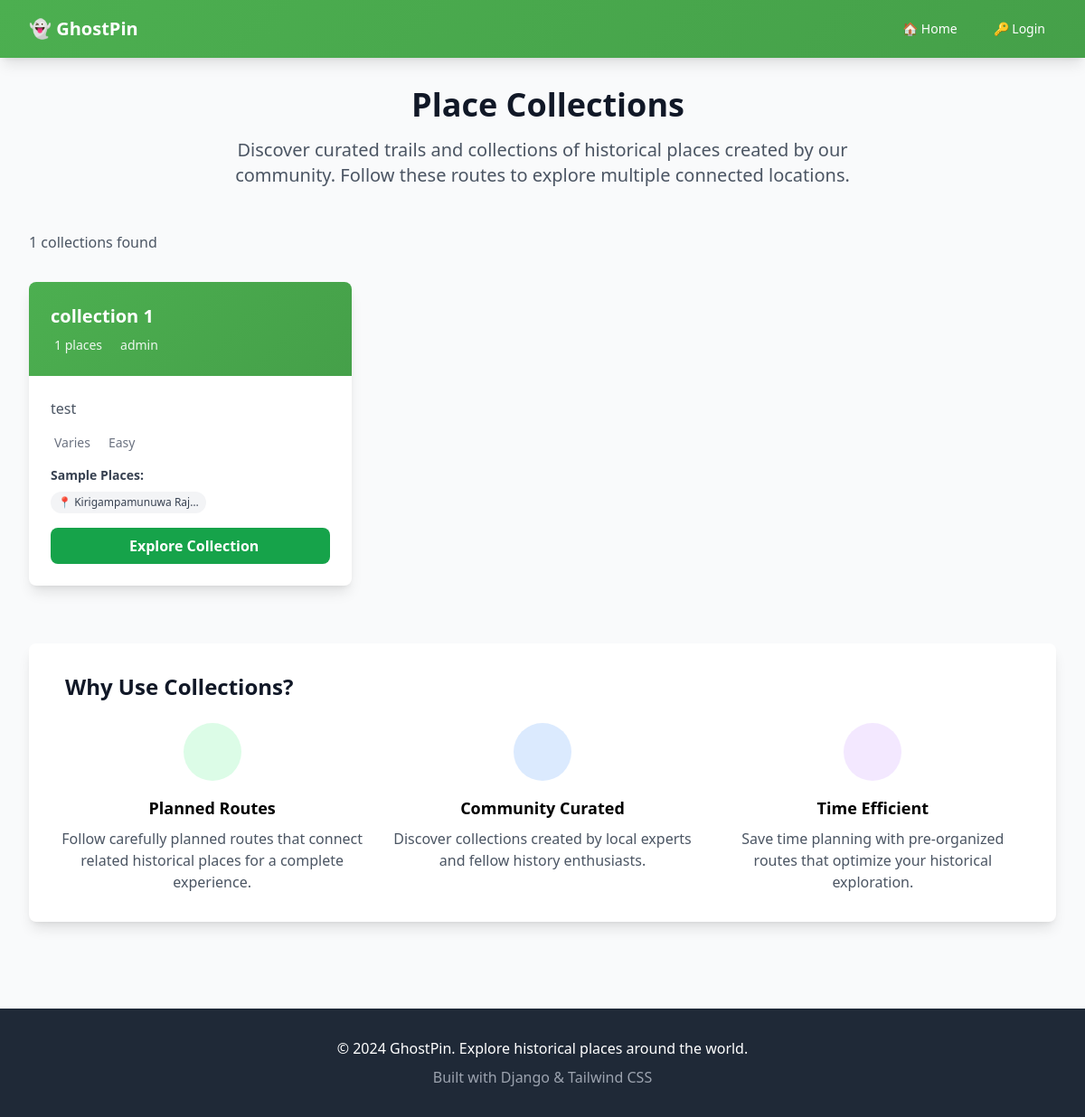
Page /collections/ on the committed database.
### places/models.py (models this page shows, shortened)
class PlaceCollection(models.Model):
    DIFFICULTY_CHOICES = [
        ('easy', 'Easy'),
        ('moderate', 'Moderate'),
        ('challenging', 'Challenging'),
    ]
    name = models.CharField(max_length=200)
    description = models.TextField()
    created_by = models.ForeignKey(User, on_delete=models.CASCADE)
    places = models.ManyToManyField(Place, through='CollectionPlace')
    is_public = models.BooleanField(default=True)
    estimated_duration = models.DurationField(null=True, blank=True)
    difficulty = models.CharField(max_length=20, choices=DIFFICULTY_CHOICES, default='easy')
    created_at = models.DateTimeField(auto_now_add=True)
    class Meta:
        ordering = ['-created_at']

class Place(models.Model):
    STATUS_CHOICES = [
        ('pending', 'Pending'),
        ('approved', 'Approved'),
        ('rejected', 'Rejected'),
    ]
    CATEGORY_CHOICES = [
        ('historical', 'Historical'),
        ('natural', 'Natural'),
        ('urban', 'Urban'),
        ('mysterious', 'Mysterious'),
        ('other', 'Other'),
    ]
    DIFFICULTY_CHOICES = [
        ('easy', 'Easy'),
        ('moderate', 'Moderate'),
        ('challenging', 'Challenging'),
    ]
    SAFETY_CHOICES = [
        (1, '⭐ Very Unsafe'),
        (2, '⭐⭐ Unsafe'),
        (3, '⭐⭐⭐ Neutral'),
        (4, '⭐⭐⭐⭐ Safe'),
        (5, '⭐⭐⭐⭐⭐ Very Safe'),
    ]
    name = models.CharField(max_length=200)
    description = models.TextField()
    legends_stories = models.TextField(blank=True)
    latitude = models.FloatField()
    longitude = models.FloatField()
    image = models.ImageField(upload_to='places/', null=True, blank=True)
    category = models.CharField(max_length=50, choices=CATEGORY_CHOICES, default='other')
    category_icon = models.CharField(max_length=50, default='📍')
    difficulty = models.CharField(max_length=20, choices=DIFFICULTY_CHOICES, default='easy')
    accessibility_info = models.TextField(blank=True)
    best_time_to_visit = models.CharField(max_length=100, blank=True)
    safety_rating = models.IntegerField(choices=SAFETY_CHOICES, default=3)
    created_by = models.ForeignKey(User, on_delete=models.CASCADE)
    status = models.CharField(max_length=20, choices=STATUS_CHOICES, default='pending')
    approval_votes = models.IntegerField(default=0)
    rejection_votes = models.IntegerField(default=0)
    visit_count = models.IntegerField(default=0)
    created_at = models.DateTimeField(auto_now_add=True)
    updated_at = models.DateTimeField(auto_now=True)
    class Meta:
        ordering = ['-created_at']

### places/views.py (the view)
# urls.py: path('collections/', views.collections, name='collections'),
def collections(request):
    collections = PlaceCollection.objects.filter(is_public=True).annotate(
        place_count=Count('places')
    )
    return render(request, 'collections.html', {'collections': collections})

### templates/collections.html (shortened to what this page needs)
{% extends 'base.html' %}
{% block content %}
<div class="max-w-6xl mx-auto">
    <div class="text-center mb-12">
        <h1 class="text-4xl font-bold text-gray-900 mb-4">
            Place Collections
        </h1>
        <p class="text-xl text-gray-600 max-w-3xl mx-auto">
            Discover curated trails and collections of historical places created by our community.
            Follow these routes to explore multiple connected locations.
        </p>
    </div>
    <div class="flex flex-col sm:flex-row justify-between items-center mb-8 space-y-4 sm:space-y-0">
        <div class="flex items-center space-x-4">
            <span class="text-gray-600">{{ collections.count }} collections found</span>
        </div>
    </div>
    {% if collections %}
        <div class="grid grid-cols-1 md:grid-cols-2 lg:grid-cols-3 gap-8">
            {% for collection in collections %}
                <div class="bg-white rounded-lg shadow-lg overflow-hidden card-hover">
                    <div class="gradient-bg p-6 text-white">
                        <h3 class="text-xl font-bold mb-2">{{ collection.name }}</h3>
                        <div class="flex items-center space-x-4 text-sm opacity-90">
                            <span>
                                {{ collection.place_count }} places
                            </span>
                            <span>
                                {{ collection.created_by.username }}
                            </span>
                        </div>
                    </div>
                    <div class="p-6">
                        <p class="text-gray-600 mb-4 line-clamp-3">{{ collection.description }}</p>
                        <div class="flex items-center justify-between mb-4">
                            <div class="flex items-center space-x-4 text-sm text-gray-500">
                                <span class="flex items-center">
                                    {% if collection.estimated_duration %}
                                        {{ collection.estimated_duration }}
                                    {% else %}
                                        Varies
                                    {% endif %}
                                </span>
                                <span class="flex items-center">
                                    {{ collection.get_difficulty_display }}
                                </span>
                            </div>
                        </div>
                        <div class="mb-4">
                            <h4 class="text-sm font-semibold text-gray-700 mb-2">Sample Places:</h4>
                            <div class="flex flex-wrap gap-2">
                                {% for place in collection.places.all|slice:":3" %}
                                    <span class="text-xs bg-gray-100 text-gray-700 px-2 py-1 rounded-full">
                                        {{ place.category_icon }} {{ place.name|truncatechars:20 }}
                                    </span>
                                {% endfor %}
                            </div>
                        </div>
                        <a href="{% url 'collection_detail' collection.pk %}"
                           class="w-full bg-green-600 hover:bg-green-700 text-white font-semibold py-2 px-4 rounded-lg transition-colors duration-200 text-center block">
                            Explore Collection
                        </a>
                    </div>
                </div>
            {% endfor %}
        </div>
    {% endif %}
    {% if collections %}
        <div class="mt-16 bg-white rounded-lg shadow-lg p-8">
            <h2 class="text-2xl font-bold text-gray-900 mb-6">
                Why Use Collections?
            </h2>
            <div class="grid grid-cols-1 md:grid-cols-3 gap-6">
                <div class="text-center">
                    <div class="w-16 h-16 bg-green-100 rounded-full flex items-center justify-center mx-auto mb-4">
                    </div>
                    <h3 class="font-semibold text-lg mb-2">Planned Routes</h3>
                    <p class="text-gray-600">Follow carefully planned routes that connect related historical places for a complete experience.</p>
                </div>
                <div class="text-center">
                    <div class="w-16 h-16 bg-blue-100 rounded-full flex items-center justify-center mx-auto mb-4">
                    </div>
                    <h3 class="font-semibold text-lg mb-2">Community Curated</h3>
                    <p class="text-gray-600">Discover collections created by local experts and fellow history enthusiasts.</p>
                </div>
                <div class="text-center">
                    <div class="w-16 h-16 bg-purple-100 rounded-full flex items-center justify-center mx-auto mb-4">
                    </div>
                    <h3 class="font-semibold text-lg mb-2">Time Efficient</h3>
                    <p class="text-gray-600">Save time planning with pre-organized routes that optimize your historical exploration.</p>
                </div>
            </div>
        </div>
    {% endif %}
</div>
{% endblock %}

### templates/base.html (style rules this page uses)
.gradient-bg { background: linear-gradient(135deg, #4CAF50 0%, #45a049 100%); }
.card-hover { transition: transform 0.3s ease, box-shadow 0.3s ease; }

### rows in the picture
PlaceCollection: name "collection 1", place_count "1", created_by.username "admin", description "test", shows "Varies", difficulty "Easy"
Place: category_icon "📍", name "Kirigampamunuwa Raj…"

### other values in the picture
{{ collections.count }} "1"
